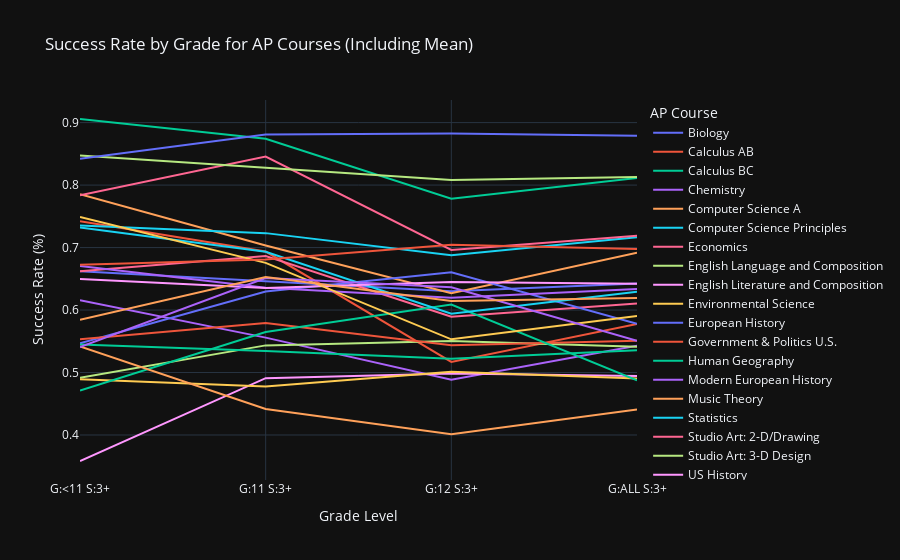

The cell this chart's notebook holds for it:
### Markdown cell above
### 4.7 Line Plots

### Code cell
import plotly.express as px

# Selecting relevant columns
success_rate_cols = ['AP Course', 'G:<11 S:3+', 'G:11 S:3+', 'G:12 S:3+', 'G:ALL S:3+']
df_success_rate = df[success_rate_cols].iloc[:-1]  # Excluding the "MEAN" row

# Reshaping the entire dataset (including the "MEAN" row) for plotting with Plotly
df_melted = df.melt(id_vars='AP Course',
                    value_vars=['G:<11 S:3+', 'G:11 S:3+', 'G:12 S:3+', 'G:ALL S:3+'],
                    var_name='Grade Level',
                    value_name='Success Rate')

# Creating an interactive line chart
fig = px.line(df_melted, x='Grade Level', y='Success Rate', color='AP Course',
              labels={'Success Rate': 'Success Rate (%)', 'Grade Level': 'Grade Level'},
              title='Success Rate by Grade for AP Courses (Including Mean)')

# Show the figure
fig.show()

### Figure 1 — Plotly figure (JSON) as saved in the notebook; plotly's stock layout.template omitted (floating-point values rounded to 4 significant figures)
{"data": [{"hovertemplate": "AP Course=Biology<br>Grade Level=%{x}<br>Success Rate (%)=%{y}<extra></extra>", "legendgroup": "Biology", "line": {"color": "#636efa", "dash": "solid"}, "marker": {"symbol": "circle"}, "mode": "lines", "name": "Biology", "orientation": "v", "showlegend": true, "x": ["G:<11 S:3+", "G:11 S:3+", "G:12 S:3+", "G:ALL S:3+"], "xaxis": "x", "y": [0.662, 0.6463, 0.6303, 0.6424], "yaxis": "y", "type": "scatter"}, {"hovertemplate": "AP Course=Calculus AB<br>Grade Level=%{x}<br>Success Rate (%)=%{y}<extra></extra>", "legendgroup": "Calculus AB", "line": {"color": "#EF553B", "dash": "solid"}, "marker": {"symbol": "circle"}, "mode": "lines", "name": "Calculus AB", "orientation": "v", "showlegend": true, "x": ["G:<11 S:3+", "G:11 S:3+", "G:12 S:3+", "G:ALL S:3+"], "xaxis": "x", "y": [0.7422, 0.6936, 0.517, 0.5775], "yaxis": "y", "type": "scatter"}, {"hovertemplate": "AP Course=Calculus BC<br>Grade Level=%{x}<br>Success Rate (%)=%{y}<extra></extra>", "legendgroup": "Calculus BC", "line": {"color": "#00cc96", "dash": "solid"}, "marker": {"symbol": "circle"}, "mode": "lines", "name": "Calculus BC", "orientation": "v", "showlegend": true, "x": ["G:<11 S:3+", "G:11 S:3+", "G:12 S:3+", "G:ALL S:3+"], "xaxis": "x", "y": [0.9058, 0.874, 0.778, 0.8114], "yaxis": "y", "type": "scatter"}, {"hovertemplate": "AP Course=Chemistry<br>Grade Level=%{x}<br>Success Rate (%)=%{y}<extra></extra>", "legendgroup": "Chemistry", "line": {"color": "#ab63fa", "dash": "solid"}, "marker": {"symbol": "circle"}, "mode": "lines", "name": "Chemistry", "orientation": "v", "showlegend": true, "x": ["G:<11 S:3+", "G:11 S:3+", "G:12 S:3+", "G:ALL S:3+"], "xaxis": "x", "y": [0.6157, 0.5558, 0.4883, 0.5431], "yaxis": "y", "type": "scatter"}, {"hovertemplate": "AP Course=Computer Science A<br>Grade Level=%{x}<br>Success Rate (%)=%{y}<extra></extra>", "legendgroup": "Computer Science A", "line": {"color": "#FFA15A", "dash": "solid"}, "marker": {"symbol": "circle"}, "mode": "lines", "name": "Computer Science A", "orientation": "v", "showlegend": true, "x": ["G:<11 S:3+", "G:11 S:3+", "G:12 S:3+", "G:ALL S:3+"], "xaxis": "x", "y": [0.7853, 0.7033, 0.6267, 0.6919], "yaxis": "y", "type": "scatter"}, {"hovertemplate": "AP Course=Computer Science Principles<br>Grade Level=%{x}<br>Success Rate (%)=%{y}<extra></extra>", "legendgroup": "Computer Science Principles", "line": {"color": "#19d3f3", "dash": "solid"}, "marker": {"symbol": "circle"}, "mode": "lines", "name": "Computer Science Principles", "orientation": "v", "showlegend": true, "x": ["G:<11 S:3+", "G:11 S:3+", "G:12 S:3+", "G:ALL S:3+"], "xaxis": "x", "y": [0.7354, 0.7231, 0.6876, 0.7166], "yaxis": "y", "type": "scatter"}, {"hovertemplate": "AP Course=Economics<br>Grade Level=%{x}<br>Success Rate (%)=%{y}<extra></extra>", "legendgroup": "Economics", "line": {"color": "#FF6692", "dash": "solid"}, "marker": {"symbol": "circle"}, "mode": "lines", "name": "Economics", "orientation": "v", "showlegend": true, "x": ["G:<11 S:3+", "G:11 S:3+", "G:12 S:3+", "G:ALL S:3+"], "xaxis": "x", "y": [0.662, 0.6864, 0.5894, 0.6107], "yaxis": "y", "type": "scatter"}, {"hovertemplate": "AP Course=English Language and Composition<br>Grade Level=%{x}<br>Success Rate (%)=%{y}<extra></extra>", "legendgroup": "English Language and Composition", "line": {"color": "#B6E880", "dash": "solid"}, "marker": {"symbol": "circle"}, "mode": "lines", "name": "English Language and Composition", "orientation": "v", "showlegend": true, "x": ["G:<11 S:3+", "G:11 S:3+", "G:12 S:3+", "G:ALL S:3+"], "xaxis": "x", "y": [0.4917, 0.5434, 0.5504, 0.5412], "yaxis": "y", "type": "scatter"}, {"hovertemplate": "AP Course=English Literature and Composition<br>Grade Level=%{x}<br>Success Rate (%)=%{y}<extra></extra>", "legendgroup": "English Literature and Composition", "line": {"color": "#FF97FF", "dash": "solid"}, "marker": {"symbol": "circle"}, "mode": "lines", "name": "English Literature and Composition", "orientation": "v", "showlegend": true, "x": ["G:<11 S:3+", "G:11 S:3+", "G:12 S:3+", "G:ALL S:3+"], "xaxis": "x", "y": [0.3584, 0.491, 0.4986, 0.4944], "yaxis": "y", "type": "scatter"}, {"hovertemplate": "AP Course=Environmental Science<br>Grade Level=%{x}<br>Success Rate (%)=%{y}<extra></extra>", "legendgroup": "Environmental Science", "line": {"color": "#FECB52", "dash": "solid"}, "marker": {"symbol": "circle"}, "mode": "lines", "name": "Environmental Science", "orientation": "v", "showlegend": true, "x": ["G:<11 S:3+", "G:11 S:3+", "G:12 S:3+", "G:ALL S:3+"], "xaxis": "x", "y": [0.4892, 0.4775, 0.5012, 0.4904], "yaxis": "y", "type": "scatter"}, {"hovertemplate": "AP Course=European History<br>Grade Level=%{x}<br>Success Rate (%)=%{y}<extra></extra>", "legendgroup": "European History", "line": {"color": "#636efa", "dash": "solid"}, "marker": {"symbol": "circle"}, "mode": "lines", "name": "European History", "orientation": "v", "showlegend": true, "x": ["G:<11 S:3+", "G:11 S:3+", "G:12 S:3+", "G:ALL S:3+"], "xaxis": "x", "y": [0.5468, 0.6296, 0.6605, 0.5781], "yaxis": "y", "type": "scatter"}, {"hovertemplate": "AP Course=Government & Politics U.S.<br>Grade Level=%{x}<br>Success Rate (%)=%{y}<extra></extra>", "legendgroup": "Government & Politics U.S.", "line": {"color": "#EF553B", "dash": "solid"}, "marker": {"symbol": "circle"}, "mode": "lines", "name": "Government & Politics U.S.", "orientation": "v", "showlegend": true, "x": ["G:<11 S:3+", "G:11 S:3+", "G:12 S:3+", "G:ALL S:3+"], "xaxis": "x", "y": [0.5532, 0.5793, 0.5438, 0.551], "yaxis": "y", "type": "scatter"}, {"hovertemplate": "AP Course=Human Geography<br>Grade Level=%{x}<br>Success Rate (%)=%{y}<extra></extra>", "legendgroup": "Human Geography", "line": {"color": "#00cc96", "dash": "solid"}, "marker": {"symbol": "circle"}, "mode": "lines", "name": "Human Geography", "orientation": "v", "showlegend": true, "x": ["G:<11 S:3+", "G:11 S:3+", "G:12 S:3+", "G:ALL S:3+"], "xaxis": "x", "y": [0.4711, 0.5649, 0.6088, 0.4874], "yaxis": "y", "type": "scatter"}, {"hovertemplate": "AP Course=Modern European History<br>Grade Level=%{x}<br>Success Rate (%)=%{y}<extra></extra>", "legendgroup": "Modern European History", "line": {"color": "#ab63fa", "dash": "solid"}, "marker": {"symbol": "circle"}, "mode": "lines", "name": "Modern European History", "orientation": "v", "showlegend": true, "x": ["G:<11 S:3+", "G:11 S:3+", "G:12 S:3+", "G:ALL S:3+"], "xaxis": "x", "y": [0.6704, 0.6355, 0.6196, 0.6338], "yaxis": "y", "type": "scatter"}, {"hovertemplate": "AP Course=Music Theory<br>Grade Level=%{x}<br>Success Rate (%)=%{y}<extra></extra>", "legendgroup": "Music Theory", "line": {"color": "#FFA15A", "dash": "solid"}, "marker": {"symbol": "circle"}, "mode": "lines", "name": "Music Theory", "orientation": "v", "showlegend": true, "x": ["G:<11 S:3+", "G:11 S:3+", "G:12 S:3+", "G:ALL S:3+"], "xaxis": "x", "y": [0.5417, 0.4418, 0.4013, 0.4407], "yaxis": "y", "type": "scatter"}, {"hovertemplate": "AP Course=Statistics<br>Grade Level=%{x}<br>Success Rate (%)=%{y}<extra></extra>", "legendgroup": "Statistics", "line": {"color": "#19d3f3", "dash": "solid"}, "marker": {"symbol": "circle"}, "mode": "lines", "name": "Statistics", "orientation": "v", "showlegend": true, "x": ["G:<11 S:3+", "G:11 S:3+", "G:12 S:3+", "G:ALL S:3+"], "xaxis": "x", "y": [0.7323, 0.6933, 0.5943, 0.6292], "yaxis": "y", "type": "scatter"}, {"hovertemplate": "AP Course=Studio Art: 2-D/Drawing<br>Grade Level=%{x}<br>Success Rate (%)=%{y}<extra></extra>", "legendgroup": "Studio Art: 2-D/Drawing", "line": {"color": "#FF6692", "dash": "solid"}, "marker": {"symbol": "circle"}, "mode": "lines", "name": "Studio Art: 2-D/Drawing", "orientation": "v", "showlegend": true, "x": ["G:<11 S:3+", "G:11 S:3+", "G:12 S:3+", "G:ALL S:3+"], "xaxis": "x", "y": [0.7836, 0.8456, 0.6961, 0.7189], "yaxis": "y", "type": "scatter"}, {"hovertemplate": "AP Course=Studio Art: 3-D Design<br>Grade Level=%{x}<br>Success Rate (%)=%{y}<extra></extra>", "legendgroup": "Studio Art: 3-D Design", "line": {"color": "#B6E880", "dash": "solid"}, "marker": {"symbol": "circle"}, "mode": "lines", "name": "Studio Art: 3-D Design", "orientation": "v", "showlegend": true, "x": ["G:<11 S:3+", "G:11 S:3+", "G:12 S:3+", "G:ALL S:3+"], "xaxis": "x", "y": [0.8473, 0.8271, 0.808, 0.8129], "yaxis": "y", "type": "scatter"}, {"hovertemplate": "AP Course=US History<br>Grade Level=%{x}<br>Success Rate (%)=%{y}<extra></extra>", "legendgroup": "US History", "line": {"color": "#FF97FF", "dash": "solid"}, "marker": {"symbol": "circle"}, "mode": "lines", "name": "US History", "orientation": "v", "showlegend": true, "x": ["G:<11 S:3+", "G:11 S:3+", "G:12 S:3+", "G:ALL S:3+"], "xaxis": "x", "y": [0.6497, 0.6354, 0.6449, 0.642], "yaxis": "y", "type": "scatter"}, {"hovertemplate": "AP Course=Physics 1<br>Grade Level=%{x}<br>Success Rate (%)=%{y}<extra></extra>", "legendgroup": "Physics 1", "line": {"color": "#FECB52", "dash": "solid"}, "marker": {"symbol": "circle"}, "mode": "lines", "name": "Physics 1", "orientation": "v", "showlegend": true, "x": ["G:<11 S:3+", "G:11 S:3+", "G:12 S:3+", "G:ALL S:3+"], "xaxis": "x", "y": [0.7491, 0.6755, 0.5532, 0.5905], "yaxis": "y", "type": "scatter"}, {"hovertemplate": "AP Course=Physics 2<br>Grade Level=%{x}<br>Success Rate (%)=%{y}<extra></extra>", "legendgroup": "Physics 2", "line": {"color": "#636efa", "dash": "solid"}, "marker": {"symbol": "circle"}, "mode": "lines", "name": "Physics 2", "orientation": "v", "showlegend": true, "x": ["G:<11 S:3+", "G:11 S:3+", "G:12 S:3+", "G:ALL S:3+"], "xaxis": "x", "y": [0.842, 0.8811, 0.8828, 0.8788], "yaxis": "y", "type": "scatter"}, {"hovertemplate": "AP Course=Physics C<br>Grade Level=%{x}<br>Success Rate (%)=%{y}<extra></extra>", "legendgroup": "Physics C", "line": {"color": "#EF553B", "dash": "solid"}, "marker": {"symbol": "circle"}, "mode": "lines", "name": "Physics C", "orientation": "v", "showlegend": true, "x": ["G:<11 S:3+", "G:11 S:3+", "G:12 S:3+", "G:ALL S:3+"], "xaxis": "x", "y": [0.6726, 0.6807, 0.7045, 0.6978], "yaxis": "y", "type": "scatter"}, {"hovertemplate": "AP Course=Psychology<br>Grade Level=%{x}<br>Success Rate (%)=%{y}<extra></extra>", "legendgroup": "Psychology", "line": {"color": "#00cc96", "dash": "solid"}, "marker": {"symbol": "circle"}, "mode": "lines", "name": "Psychology", "orientation": "v", "showlegend": true, "x": ["G:<11 S:3+", "G:11 S:3+", "G:12 S:3+", "G:ALL S:3+"], "xaxis": "x", "y": [0.5449, 0.5345, 0.5221, 0.5358], "yaxis": "y", "type": "scatter"}, {"hovertemplate": "AP Course=World History<br>Grade Level=%{x}<br>Success Rate (%)=%{y}<extra></extra>", "legendgroup": "World History", "line": {"color": "#ab63fa", "dash": "solid"}, "marker": {"symbol": "circle"}, "mode": "lines", "name": "World History", "orientation": "v", "showlegend": true, "x": ["G:<11 S:3+", "G:11 S:3+", "G:12 S:3+", "G:ALL S:3+"], "xaxis": "x", "y": [0.5408, 0.6514, 0.6366, 0.5509], "yaxis": "y", "type": "scatter"}, {"hovertemplate": "AP Course=MEAN<br>Grade Level=%{x}<br>Success Rate (%)=%{y}<extra></extra>", "legendgroup": "MEAN", "line": {"color": "#FFA15A", "dash": "solid"}, "marker": {"symbol": "circle"}, "mode": "lines", "name": "MEAN", "orientation": "v", "showlegend": true, "x": ["G:<11 S:3+", "G:11 S:3+", "G:12 S:3+", "G:ALL S:3+"], "xaxis": "x", "y": [0.5844, 0.6529, 0.6143, 0.6195], "yaxis": "y", "type": "scatter"}], "layout": {"xaxis": {"anchor": "y", "domain": [0.0, 1.0], "title": {"text": "Grade Level"}}, "yaxis": {"anchor": "x", "domain": [0.0, 1.0], "title": {"text": "Success Rate (%)"}}, "legend": {"title": {"text": "AP Course"}, "tracegroupgap": 0}, "title": {"text": "Success Rate by Grade for AP Courses (Including Mean)"}}}
